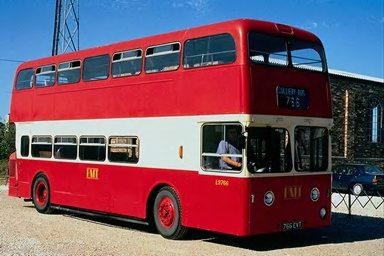
#> input picture dip-2017-fall/exercise4/input/82.png, 384 x 256 px
$ python main.py
#> lines starting #> are read from the running program, lines starting #| are printed output that depends on the picture
### dip-2017-fall/exercise4/src/Histogram.py
from PIL import Image
from math import floor
import matplotlib.pyplot as plt

import src.ToolKit as Tools


def rgb_aver_equalize_hist(img):
    if img.mode != 'RGB':
        return img
    rgb_pixels = list(img.getdata())
    new_pixels = aver_equalize_hist(rgb_pixels)
    new_img = img.copy()
    new_img.putdata(new_pixels)
    return new_img


def hsi_equalize_hist(img):
    if img.mode != 'RGB':
        return img
    rgb_pixels = list(img.getdata())
    hsi_pixels = []
    i_channel = []
    s = img.size[0] * img.size[1]
    for i in range(s):
        tmp_hsi = Tools.rgb_to_hsi(rgb_pixels[i][0], rgb_pixels[i][1], rgb_pixels[i][2])
        i_channel.append(tmp_hsi[2])
        hsi_pixels.append(tmp_hsi)
    i_channel = equalize_hist(i_channel, img.size)
    new_pixels = []
    for i in range(s):
        tmp_rgb = Tools.hsi_to_rgb(hsi_pixels[i][0], hsi_pixels[i][1], i_channel[i])
        new_pixels.append(tmp_rgb)
    new_img = img.copy()
    new_img.putdata(new_pixels)
    return new_img


# 在RGB三个色彩通道上分别做直方图均衡
def rgb_equalize_hist(img):
    if img.mode != 'RGB':
        return img
    rgb_pixels = list(img.getdata())
    rc = Tools.get_one_channel(rgb_pixels, 'R')
    gc = Tools.get_one_channel(rgb_pixels, 'G')
    bc = Tools.get_one_channel(rgb_pixels, 'B')
    rc = equalize_hist(rc, img.size)
    gc = equalize_hist(gc, img.size)
    bc = equalize_hist(bc, img.size)
    new_pixels = Tools.merge_channel(rc, gc, bc)
    new_img = img.copy()
    new_img.putdata(new_pixels)
    return new_img


# 获取各个颜色通道的直方图并做平均
# 用平均且均衡后的直方图对各个颜色通道进行操作
# 返回均衡化后对像素矩阵
def aver_equalize_hist(rgb_pixels):
    r_pixels = Tools.get_one_channel(rgb_pixels, 'R')
    g_pixels = Tools.get_one_channel(rgb_pixels, 'G')
    b_pixels = Tools.get_one_channel(rgb_pixels, 'B')
    # show_histogram(r_pixels, 'Red Channel  ')
    # show_histogram(g_pixels, 'Green Channel  ')
    # show_histogram(b_pixels, 'Blue Channel  ')
    s = len(r_pixels)
    r_his = get_histogram(r_pixels)
    g_his = get_histogram(g_pixels)
    b_his = get_histogram(b_pixels)
    his = []
    for i in range(len(r_his)):
        his.append(int((r_his[i] + g_his[i] + b_his[i]) / 3))
    # [4 lines of commented-out code are left out]
    n = [his[0]]
    for i in range(1, 256):  # calculate c.d.f
        n.append(his[i] + n[i - 1])
    arg = 255 / s
    new_pixels = []
    for i in range(s):
        r_pixel = floor(arg * n[r_pixels[i]])
        g_pixel = floor(arg * n[g_pixels[i]])
        b_pixel = floor(arg * n[b_pixels[i]])
        new_pixels.append((r_pixel, g_pixel, b_pixel))
    return new_pixels


#  修改自以前实现的函数
def equalize_hist(pixels, img_size):
    """Histogram Equalization.

    Args:
        pixels: input image matrix in one channel
        img_size: size of image

    Returns:
        output image
    """
    his = get_histogram(pixels)
    n = [his[0]]
    for i in range(1, 256):  # calculate c.d.f
        n.append(his[i] + n[i - 1])
    s = img_size[0] * img_size[1]
    arg = 255 / s
    for i in range(s):
        pixels[i] = floor(arg * n[pixels[i]])
    return pixels


def get_histogram(pixels):
    a = [0 for i in range(256)]
    for pel in pixels:
        a[pel] += 1
    return a


# [5 lines left out: function show_histogram, not called in this run]

### dip-2017-fall/exercise4/src/ToolKit.py
import math


# return (h, s, i)
def rgb_to_hsi(r, g, b):
    tmp = 0.5 * ((r - g) + (r - b))
    flag = (r == b) and (b == g)
    tmp = 1 if flag else tmp / math.sqrt(((r - g)**2 + (r - b) * (g - b)))
    angle = (math.acos(tmp) * 180.0) / math.pi
    h = angle if b <= g else 360 - angle
    tmp = r + g + b
    s = 0 if tmp == 0 else 1 - (3 / tmp) * min((r, g, b))
    i = tmp / 3
    return h, s, int(i)


# return (r, g, b)
def hsi_to_rgb(h, s, i):
    r, g, b = 0, 0, 0
    x = i * (1 - s)
    if 0 <= h < 120:
        b = x
        tmp = s * math.cos(degree_to_radian(h)) / math.cos(degree_to_radian(60 - h))
        r = i * (1 + tmp)
        g = 3 * i - (r + b)
    elif 120 <= h < 240:
        r = x
        h -= 120
        tmp = s * math.cos(degree_to_radian(h)) / math.cos(degree_to_radian(60 - h))
        g = i * (1 + tmp)
        b = 3 * i - (r + g)
    elif 240 <= h < 360:
        g = x
        h -= 240
        tmp = s * math.cos(degree_to_radian(h)) / math.cos(degree_to_radian(60 - h))
        b = i * (1 + tmp)
        r = 3 * i - (g + b)
        pass
    return int(r), int(g), int(b)


def degree_to_radian(degree):
    radian = degree * math.pi / 180
    return radian


def merge_channel(rc, gc, bc):
    merged_pixels = []
    for i in range(len(rc)):
        merged_pixels.append((rc[i], gc[i], bc[i]))
    return merged_pixels


def get_one_channel(rgb_pixels, channel):
    d = {'R': 0, 'G': 1, 'B': 2}
    if channel in d:
        select = d[channel]
    else:  # invalid args
        return rgb_pixels
    oc_pixels = []
    for ele in rgb_pixels:
        oc_pixels.append(ele[select])
    return oc_pixels

### dip-2017-fall/exercise4/src/main.py
from PIL import Image
import random

import src.MeanFilters as Filter
import src.NoiseGenerator as Ng
import src.Histogram as His
import src.ToolKit as Tools


# [8 lines left out: function grey_to_rgba, not called in this run]


def exercise2_2():
    img = Image.open('../input/task_1.png')
    # [12 lines of commented-out code are left out]


# [63 lines left out: function exercise2_3, not called in this run]


def exercise2_4():
    img = Image.open('../input/82.png')
#> img is the input picture: PIL image 384x256 RGB; mean R, G, B 116.2, 84, 98.8
    # r, g, b通道分布直方图均衡化再组合
    new_img = His.rgb_equalize_hist(img)
#> in rgb_equalize_hist, `rgb_pixels = list(img.getdata())`: rgb_pixels = 98304 items
#> the loop in get_one_channel, `for ele in rgb_pixels:` made 98304 passes
#> ele on passes 1 to 3: (27, 121, 195), (30, 124, 198), (34, 126, 201)
#> the loop in get_one_channel (call 2), `for ele in rgb_pixels:` made 98304 passes
#> the loop in get_histogram, `for pel in pixels:` made 98304 passes
#> pel on passes 1 to 3: 27, 30, 34
#> after the loop in get_histogram, `for pel in pixels:`: a = 256 values, max 2304 at index 0, min 28 at index 248, mean 384
#> in equalize_hist, `his = get_histogram(pixels)`: his has the same summary as a in get_histogram
#> in equalize_hist, `n = [his[0]]`: n = [2304]
#> after the loop in equalize_hist, `for i in range(1, 256):`: n = 256 values from 2304 to 98304
#> after the loop in equalize_hist, `for i in range(s):`: pixels = 98304 items
#> the loop in get_histogram (call 2), `for pel in pixels:` made 98304 passes
#> pel on passes 1 to 3: 121, 124, 126
#> in rgb_equalize_hist, `new_img.putdata(new_pixels)`:
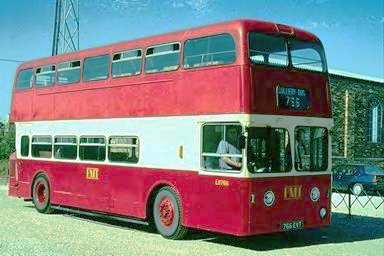
#> new_img: PIL image 384x256 RGB; mean R, G, B 127.9, 128.1, 127.9
    new_img.save('../output/ex2_4/1.png')
    # 平均直方图进行均衡化操作
    new_img = His.rgb_aver_equalize_hist(img)
#> in aver_equalize_hist, `s = len(r_pixels)`: s = 98304
#> in aver_equalize_hist, `r_his = get_histogram(r_pixels)`: r_his has the same summary as a in get_histogram
#> in aver_equalize_hist, `g_his = get_histogram(g_pixels)`: g_his = 256 values, max 2937 at index 3, min 0 at index 253, mean 384
#> in aver_equalize_hist, `b_his = get_histogram(b_pixels)`: b_his = 256 values, max 1661 at index 0, min 1 at index 253, mean 384
#> after the loop in aver_equalize_hist, `for i in range(len(r_his)):`: his = 256 values, max 2120 at index 0, min 12 at index 253, mean 383.7
#> in aver_equalize_hist, `n = [his[0]]`: n = [2120]
#> after the loop in aver_equalize_hist, `for i in range(1, 256):`: n = 256 values from 2120 to 98216
#> in aver_equalize_hist, `arg = 255 / s`: arg = 0.00259
#> the loop in aver_equalize_hist, `for i in range(s):` made 98304 passes
#> (r_pixel, g_pixel, b_pixel) on passes 1 to 3: (62, 154, 197), (66, 154, 199), (74, 155, 202)
#> after the loop in aver_equalize_hist, `for i in range(s):`: new_pixels = 98304 items
#> in rgb_aver_equalize_hist, `new_img.putdata(new_pixels)`:
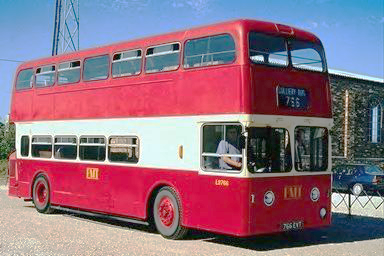
#> new_img: PIL image 384x256 RGB; mean R, G, B 143.7, 111.5, 128
    new_img.save('../output/ex2_4/2.png')
    # hsi模式i通道直方图均衡化、
    new_img = His.hsi_equalize_hist(img)
#> the loop in hsi_equalize_hist, `for i in range(s):` made 98304 passes
#> tmp_hsi on passes 1 to 3: (206.1, 0.764, 114), (206.1, 0.744, 117), (206.6, 0.717, 120)
#> in hsi_equalize_hist, `new_img.putdata(new_pixels)`:
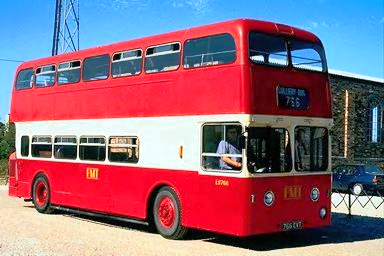
#> new_img: PIL image 384x256 RGB; mean R, G, B 144.7, 106.1, 122.4
    new_img.save('../output/ex2_4/3.png')

# exercise2_2()
# exercise2_3()
exercise2_4()

$ run again, with web-2016-fall/assignment7-2/images/1.jpg saved as dip-2017-fall/exercise4/input/82.png
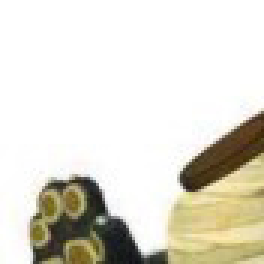
#> input picture web-2016-fall/assignment7-2/images/1.jpg, 88 x 88 px (shown 3 times larger)
#> in exercise2_4, img is the input picture: PIL image 88x88 RGB; mean R, G, B 223.9, 220.9, 209.6
#> in rgb_equalize_hist, `rgb_pixels = list(img.getdata())`: rgb_pixels = 7744 items, first 6: (255, 255, 255), (255, 255, 255), (255, 255, 255), (255, 255, 255), (255, 255, 255), (255, 255, 255)
#> after the loop in get_one_channel, `for ele in rgb_pixels:`: oc_pixels = 7744 values, max 255 at index 0, min 16 at index 7699, mean 223.9
#> in rgb_equalize_hist, `rc = Tools.get_one_channel(rgb_pixels, 'R')`: rc has the same summary as oc_pixels in get_one_channel
#> in rgb_equalize_hist, `gc = Tools.get_one_channel(rgb_pixels, 'G')`: gc = 7744 values, max 255 at index 0, min 15 at index 7699, mean 220.9
#> in rgb_equalize_hist, `bc = Tools.get_one_channel(rgb_pixels, 'B')`: bc = 7744 values, max 255 at index 0, min 0 at index 4133, mean 209.6
#> after the loop in get_histogram, `for pel in pixels:`: a = 256 values, max 4412 at index 255, min 0 at index 0, mean 30.25
#> in equalize_hist, `his = get_histogram(pixels)`: his has the same summary as a in get_histogram
#> in equalize_hist, `n = [his[0]]`: n = [0]
#> after the loop in equalize_hist, `for i in range(1, 256):`: n = 256 values from 0 to 7744
#> after the loop in equalize_hist, `for i in range(s):`: pixels = 7744 values, max 254 at index 0, min 0 at index 6106, mean 168.8
#> in rgb_equalize_hist, `rc = equalize_hist(rc, img.size)`: rc has the same summary as pixels in equalize_hist
#> in rgb_equalize_hist, `gc = equalize_hist(gc, img.size)`: gc = 7744 values, max 254 at index 0, min 0 at index 5752, mean 168.7
#> in rgb_equalize_hist, `bc = equalize_hist(bc, img.size)`: bc = 7744 values, max 254 at index 0, min 0 at index 3871, mean 166.9
#> after the loop in merge_channel, `for i in range(len(rc)):`: merged_pixels = 7744 items, first 6: (254, 254, 254), (254, 254, 254), (254, 254, 254), (254, 254, 254), (254, 254, 254), (254, 254, 254)
#> in rgb_equalize_hist, `new_pixels = Tools.merge_channel(rc, gc, bc)`: new_pixels has the same summary as merged_pixels in merge_channel
#> in rgb_equalize_hist, `new_img.putdata(new_pixels)`:
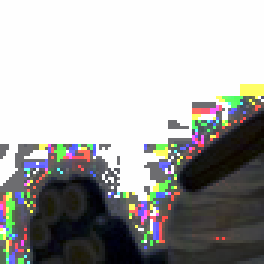
#> new_img: PIL image 88x88 RGB (shown 3 times larger); mean R, G, B 168.8, 168.7, 166.9
#> r_pixels has the same summary as oc_pixels in get_one_channel
#> g_pixels = 7744 values, max 255 at index 0, min 15 at index 7699, mean 220.9
#> b_pixels = 7744 values, max 255 at index 0, min 0 at index 4133, mean 209.6
#> in aver_equalize_hist, `s = len(r_pixels)`: s = 7744
#> r_his has the same summary as a in get_histogram
#> g_his = 256 values, max 4410 at index 255, min 0 at index 0, mean 30.25
#> b_his = 256 values, max 4321 at index 255, min 0 at index 1, mean 30.25
#> after the loop in aver_equalize_hist, `for i in range(len(r_his)):`: his = 256 values, max 4381 at index 255, min 0 at index 0, mean 29.93
#> in aver_equalize_hist, `n = [his[0]]`: n = [0]
#> after the loop in aver_equalize_hist, `for i in range(1, 256):`: n = 256 values from 0 to 7663
#> arg = 0.0329
#> after the loop in aver_equalize_hist, `for i in range(s):`: new_pixels = 7744 items, first 6: (252, 252, 252), (252, 252, 252), (252, 252, 252), (252, 252, 252), (252, 252, 252), (252, 252, 252)
#> in hsi_equalize_hist, `new_img.putdata(new_pixels)`:
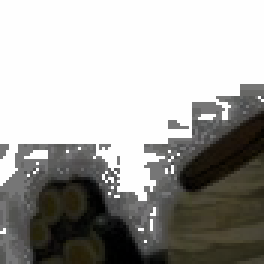
#> new_img: PIL image 88x88 RGB (shown 3 times larger); mean R, G, B 165.7, 164.8, 161.6

$ run again, with web-2016-fall/assignment7-2/images/10.jpg saved as dip-2017-fall/exercise4/input/82.png
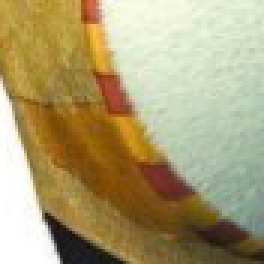
#> input picture web-2016-fall/assignment7-2/images/10.jpg, 88 x 88 px (shown 3 times larger)
#> in exercise2_4, img is the input picture: PIL image 88x88 RGB; mean R, G, B 172.2, 158.6, 115.7
#> in rgb_equalize_hist, `rgb_pixels = list(img.getdata())`: rgb_pixels = 7744 items, first 6: (194, 164, 74), (197, 166, 73), (184, 152, 53), (190, 156, 56), (182, 148, 51), (179, 145, 56)
#> the loop in get_one_channel, `for ele in rgb_pixels:` made 7744 passes
#> after the loop in get_one_channel, `for ele in rgb_pixels:`: oc_pixels = 7744 values, max 255 at index 37, min 19 at index 6975, mean 172.2
#> in rgb_equalize_hist, `rc = Tools.get_one_channel(rgb_pixels, 'R')`: rc has the same summary as oc_pixels in get_one_channel
#> the loop in get_one_channel (call 2), `for ele in rgb_pixels:` made 7744 passes
#> in rgb_equalize_hist, `gc = Tools.get_one_channel(rgb_pixels, 'G')`: gc = 7744 values, max 255 at index 127, min 15 at index 7245, mean 158.6
#> in rgb_equalize_hist, `bc = Tools.get_one_channel(rgb_pixels, 'B')`: bc = 7744 values, max 255 at index 3873, min 0 at index 556, mean 115.7
#> the loop in get_histogram, `for pel in pixels:` made 7744 passes
#> pel on passes 1 to 3: 194, 197, 184
#> after the loop in get_histogram, `for pel in pixels:`: a = 256 values, max 245 at index 255, min 0 at index 0, mean 30.25
#> in equalize_hist, `his = get_histogram(pixels)`: his has the same summary as a in get_histogram
#> in equalize_hist, `n = [his[0]]`: n = [0]
#> after the loop in equalize_hist, `for i in range(1, 256):`: n = 256 values from 0 to 7744
#> after the loop in equalize_hist, `for i in range(s):`: pixels = 7744 values, max 254 at index 37, min 0 at index 6883, mean 127.8
#> in rgb_equalize_hist, `rc = equalize_hist(rc, img.size)`: rc has the same summary as pixels in equalize_hist
#> the loop in get_histogram (call 2), `for pel in pixels:` made 7744 passes
#> pel on passes 1 to 3: 164, 166, 152
#> in rgb_equalize_hist, `gc = equalize_hist(gc, img.size)`: gc = 7744 values, max 254 at index 127, min 0 at index 6441, mean 127.8
#> in rgb_equalize_hist, `bc = equalize_hist(bc, img.size)`: bc = 7744 values, max 254 at index 3873, min 0 at index 556, mean 127.8
#> after the loop in merge_channel, `for i in range(len(rc)):`: merged_pixels = 7744 items, first 6: (166, 138, 124), (171, 140, 123), (149, 124, 85), (160, 130, 91), (145, 119, 80), (139, 115, 91)
#> in rgb_equalize_hist, `new_pixels = Tools.merge_channel(rc, gc, bc)`: new_pixels has the same summary as merged_pixels in merge_channel
#> in rgb_equalize_hist, `new_img.putdata(new_pixels)`:
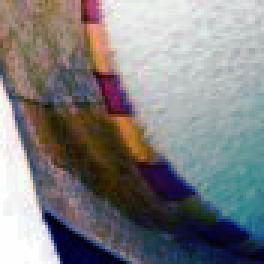
#> new_img: PIL image 88x88 RGB (shown 3 times larger); mean R, G, B 127.8, 127.8, 127.8
#> r_pixels has the same summary as oc_pixels in get_one_channel
#> g_pixels = 7744 values, max 255 at index 127, min 15 at index 7245, mean 158.6
#> b_pixels = 7744 values, max 255 at index 3873, min 0 at index 556, mean 115.7
#> in aver_equalize_hist, `s = len(r_pixels)`: s = 7744
#> r_his has the same summary as a in get_histogram
#> g_his = 256 values, max 234 at index 255, min 0 at index 0, mean 30.25
#> b_his = 256 values, max 198 at index 255, min 1 at index 96, mean 30.25
#> after the loop in aver_equalize_hist, `for i in range(len(r_his)):`: his = 256 values, max 225 at index 255, min 5 at index 1, mean 29.91
#> in aver_equalize_hist, `n = [his[0]]`: n = [9]
#> after the loop in aver_equalize_hist, `for i in range(1, 256):`: n = 256 values from 9 to 7656
#> arg = 0.0329
#> the loop in aver_equalize_hist, `for i in range(s):` made 7744 passes
#> (r_pixel, g_pixel, b_pixel) on passes 1 to 3: (169, 132, 54), (173, 134, 53), (157, 118, 34)
#> after the loop in aver_equalize_hist, `for i in range(s):`: new_pixels = 7744 items, first 6: (169, 132, 54), (173, 134, 53), (157, 118, 34), (164, 123, 36), (154, 112, 32), (150, 109, 36)
#> the loop in hsi_equalize_hist, `for i in range(s):` made 7744 passes
#> tmp_hsi on passes 1 to 3: (46.1, 0.486, 144), (46.1, 0.498, 145), (46.45, 0.591, 129)
#> in hsi_equalize_hist, `new_img.putdata(new_pixels)`:
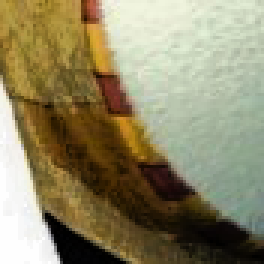
#> new_img: PIL image 88x88 RGB (shown 3 times larger); mean R, G, B 143.3, 135.5, 103
